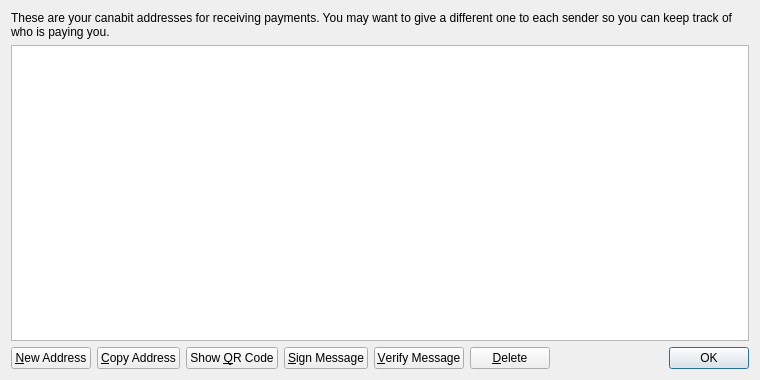
<?xml version="1.0" encoding="UTF-8"?>
<ui version="4.0">
 <class>AddressBookPage</class>
 <widget class="QWidget" name="AddressBookPage">
  <property name="geometry">
   <rect>
    <x>0</x>
    <y>0</y>
    <width>760</width>
    <height>380</height>
   </rect>
  </property>
  <property name="windowTitle">
   <string>Address Book</string>
  </property>
  <layout class="QVBoxLayout" name="verticalLayout">
   <item>
    <widget class="QLabel" name="labelExplanation">
     <property name="text">
      <string>These are your canabit addresses for receiving payments. You may want to give a different one to each sender so you can keep track of who is paying you.</string>
     </property>
     <property name="textFormat">
      <enum>Qt::PlainText</enum>
     </property>
     <property name="wordWrap">
      <bool>true</bool>
     </property>
    </widget>
   </item>
   <item>
    <widget class="QTableView" name="tableView">
     <property name="contextMenuPolicy">
      <enum>Qt::CustomContextMenu</enum>
     </property>
     <property name="toolTip">
      <string>Double-click to edit address or label</string>
     </property>
     <property name="tabKeyNavigation">
      <bool>false</bool>
     </property>
     <property name="alternatingRowColors">
      <bool>true</bool>
     </property>
     <property name="selectionMode">
      <enum>QAbstractItemView::SingleSelection</enum>
     </property>
     <property name="selectionBehavior">
      <enum>QAbstractItemView::SelectRows</enum>
     </property>
     <property name="sortingEnabled">
      <bool>true</bool>
     </property>
     <attribute name="verticalHeaderVisible">
      <bool>false</bool>
     </attribute>
    </widget>
   </item>
   <item>
    <layout class="QHBoxLayout" name="horizontalLayout">
     <item>
      <widget class="QPushButton" name="newAddressButton">
       <property name="toolTip">
        <string>Create a new address</string>
       </property>
       <property name="text">
        <string>&amp;New Address</string>
       </property>
       <property name="icon">
        <iconset resource="../bitcoin.qrc">
         <normaloff>:/icons/add</normaloff>:/icons/add</iconset>
       </property>
      </widget>
     </item>
     <item>
      <widget class="QPushButton" name="copyToClipboard">
       <property name="toolTip">
        <string>Copy the currently selected address to the system clipboard</string>
       </property>
       <property name="text">
        <string>&amp;Copy Address</string>
       </property>
       <property name="icon">
        <iconset resource="../bitcoin.qrc">
         <normaloff>:/icons/editcopy</normaloff>:/icons/editcopy</iconset>
       </property>
      </widget>
     </item>
     <item>
      <widget class="QPushButton" name="showQRCode">
       <property name="text">
        <string>Show &amp;QR Code</string>
       </property>
       <property name="icon">
        <iconset resource="../bitcoin.qrc">
         <normaloff>:/icons/qrcode</normaloff>:/icons/qrcode</iconset>
       </property>
      </widget>
     </item>
     <item>
      <widget class="QPushButton" name="signMessage">
       <property name="toolTip">
        <string>Sign a message to prove you own a Bitcoin address</string>
       </property>
       <property name="text">
        <string>&amp;Sign Message</string>
       </property>
       <property name="icon">
        <iconset resource="../bitcoin.qrc">
         <normaloff>:/icons/edit</normaloff>:/icons/edit</iconset>
       </property>
      </widget>
     </item>
     <item>
      <widget class="QPushButton" name="verifyMessage">
       <property name="toolTip">
        <string>Verify a message to ensure it was signed with a specified Bitcoin address</string>
       </property>
       <property name="text">
        <string>&amp;Verify Message</string>
       </property>
       <property name="icon">
        <iconset resource="../bitcoin.qrc">
         <normaloff>:/icons/transaction_0</normaloff>:/icons/transaction_0</iconset>
       </property>
      </widget>
     </item>
     <item>
      <widget class="QPushButton" name="deleteButton">
       <property name="toolTip">
        <string>Delete the currently selected address from the list. Only sending addresses can be deleted.</string>
       </property>
       <property name="text">
        <string>&amp;Delete</string>
       </property>
       <property name="icon">
        <iconset resource="../bitcoin.qrc">
         <normaloff>:/icons/remove</normaloff>:/icons/remove</iconset>
       </property>
      </widget>
     </item>
     <item>
      <spacer name="horizontalSpacer">
       <property name="orientation">
        <enum>Qt::Horizontal</enum>
       </property>
       <property name="sizeHint" stdset="0">
        <size>
         <width>40</width>
         <height>20</height>
        </size>
       </property>
      </spacer>
     </item>
     <item>
      <widget class="QDialogButtonBox" name="buttonBox">
       <property name="sizePolicy">
        <sizepolicy hsizetype="Maximum" vsizetype="Fixed">
         <horstretch>0</horstretch>
         <verstretch>0</verstretch>
        </sizepolicy>
       </property>
       <property name="standardButtons">
        <set>QDialogButtonBox::Ok</set>
       </property>
      </widget>
     </item>
    </layout>
   </item>
  </layout>
 </widget>
 <resources>
  <include location="../bitcoin.qrc"/>
 </resources>
 <connections/>
</ui>
